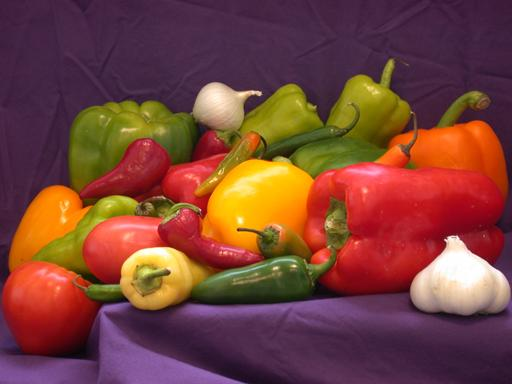
%> input picture 8 jpeg/peppers.jpeg, 512 x 384 px, given in place of peppers.png, which was not available
$ octave histogramPlot.m   (GNU Octave 9; MATLAB toolbox functions it lacks are replaced by stand-ins)
%> lines starting %> are read from the running program, lines starting %| are printed output that depends on the picture; pictures that were not available may be replaced by others from this repository, and a replacement may not be noted
img = rgb2gray(imread('peppers.png'));
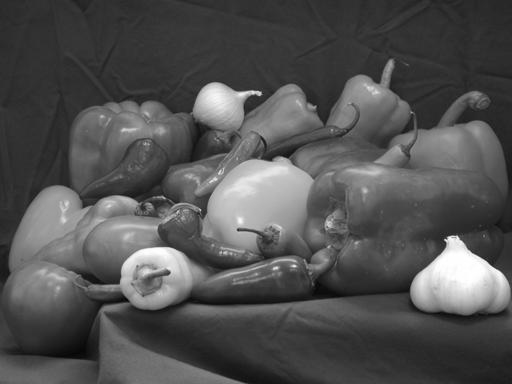
%> img: size 384x512 uint8; min 5, max 255, mean 81.6
vec = zeros(256,1);
for i = 0:255
    res = size(find(img==i),1);
    vec(i+1) = res;
end
%> this loop made 256 passes
%> res on passes 1 to 3: 0, 0, 0
%> after the loop, vec = 256 values, max 7338 at index 50, min 0 at index 1, mean 768
bar(vec);
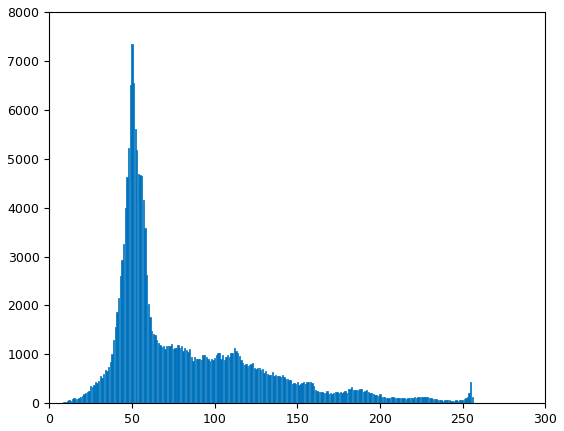
%> figure redrawn from the program's plot data; tallest bar 7338 high, from x = 49.6 to 50.4
figure;
imwrite(img, "ziopera.jpg", 'quality', 10);
img = imread("ziopera.jpg");
%> img: size 384x512 uint8; min 0, max 255, mean 81.6
imhist(img);
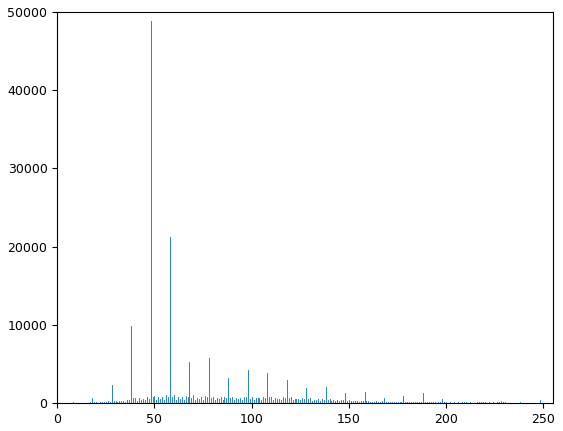
%> figure redrawn from the program's plot data; highest point at x = 48, y = 48860

figure;
imwrite(img, "ziopera2.jpg", 'quality', 10);
img = imread("ziopera2.jpg");
imhist(img);
